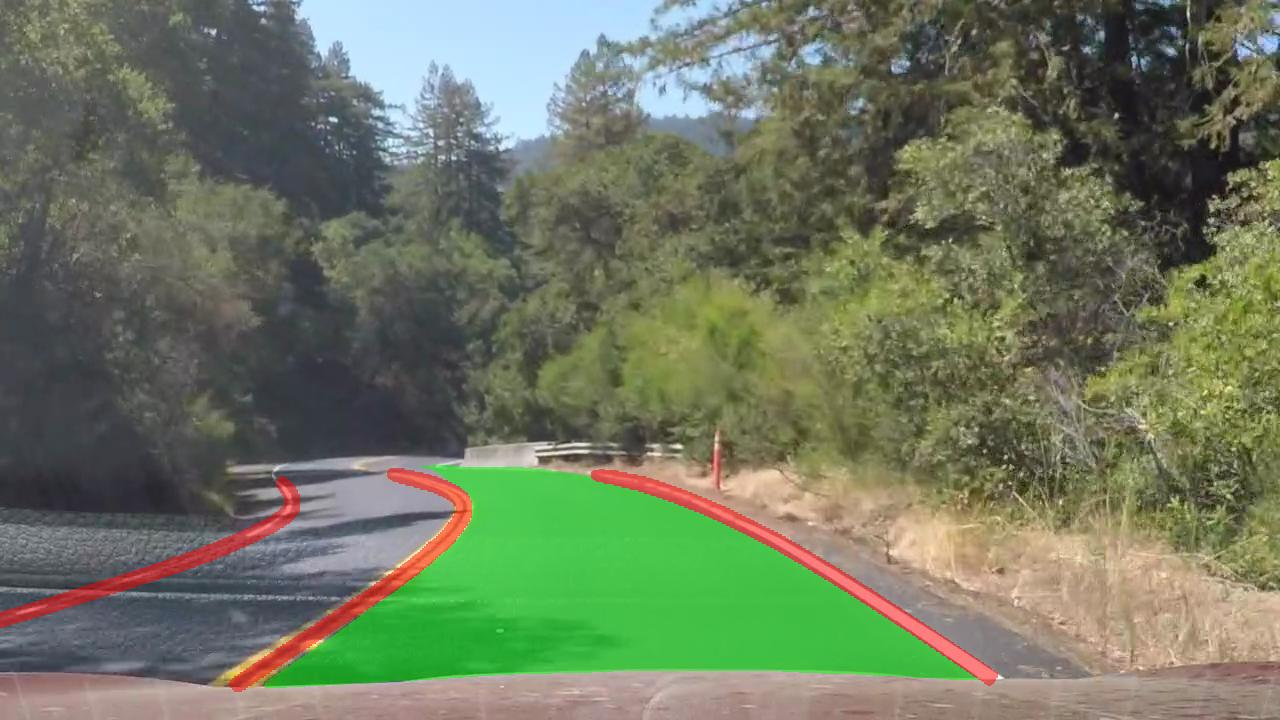
#> input picture ans.jpeg, 1280 x 720 px
$ python -i augmentations.py   (imports and definitions only)
#> lines starting #> are read from the running program, lines starting #| are printed output that depends on the picture
#> further down, picture is the input picture: shape (720, 1280, 3); mean B, G, R 96.3, 120, 111

# -*- coding: utf-8 -*-

import numpy as np
import cv2
import random
import math


def augment_hsv(img, hgain=0.5, sgain=0.5, vgain=0.5):
    """change color hue, saturation, value"""
#> called with hgain = 0.5, sgain = 0.5, vgain = 0.5
    r = np.random.uniform(-1, 1, 3) * [hgain, sgain, vgain] + 1  # random gains
    hue, sat, val = cv2.split(cv2.cvtColor(img, cv2.COLOR_BGR2HSV))
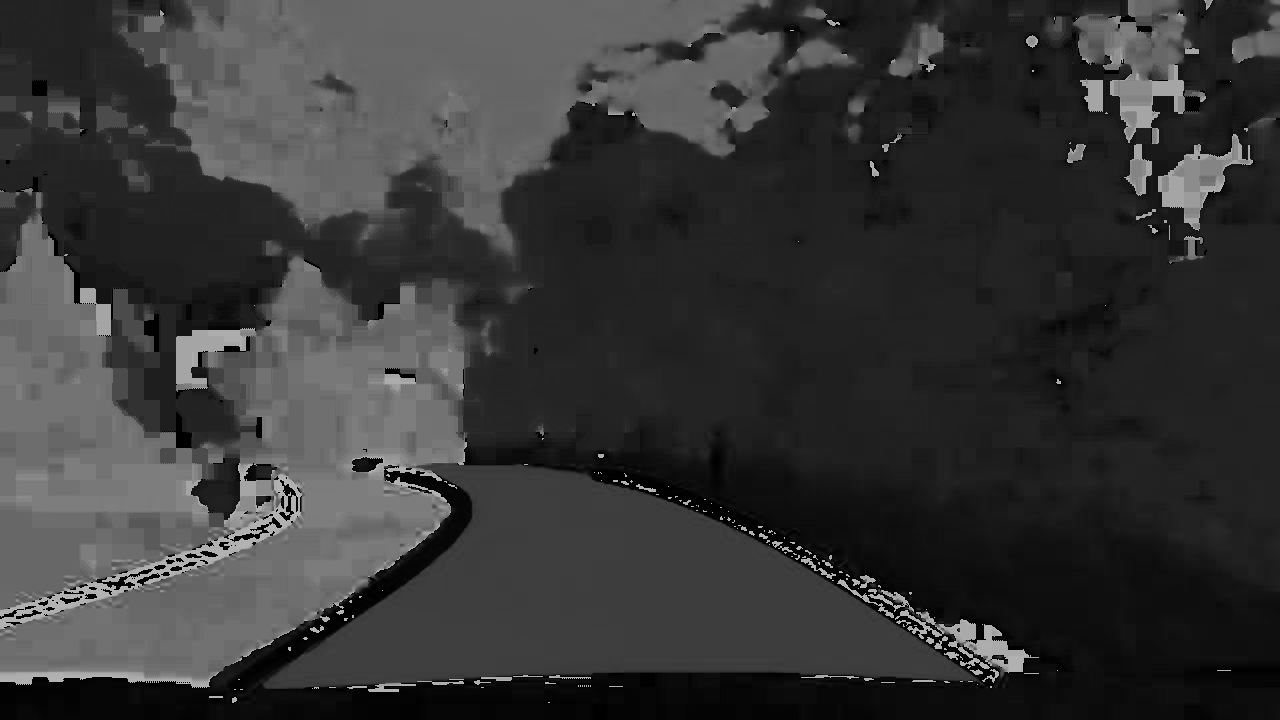
#> hue: shape (720, 1280); min 0, max 179, mean 55.1
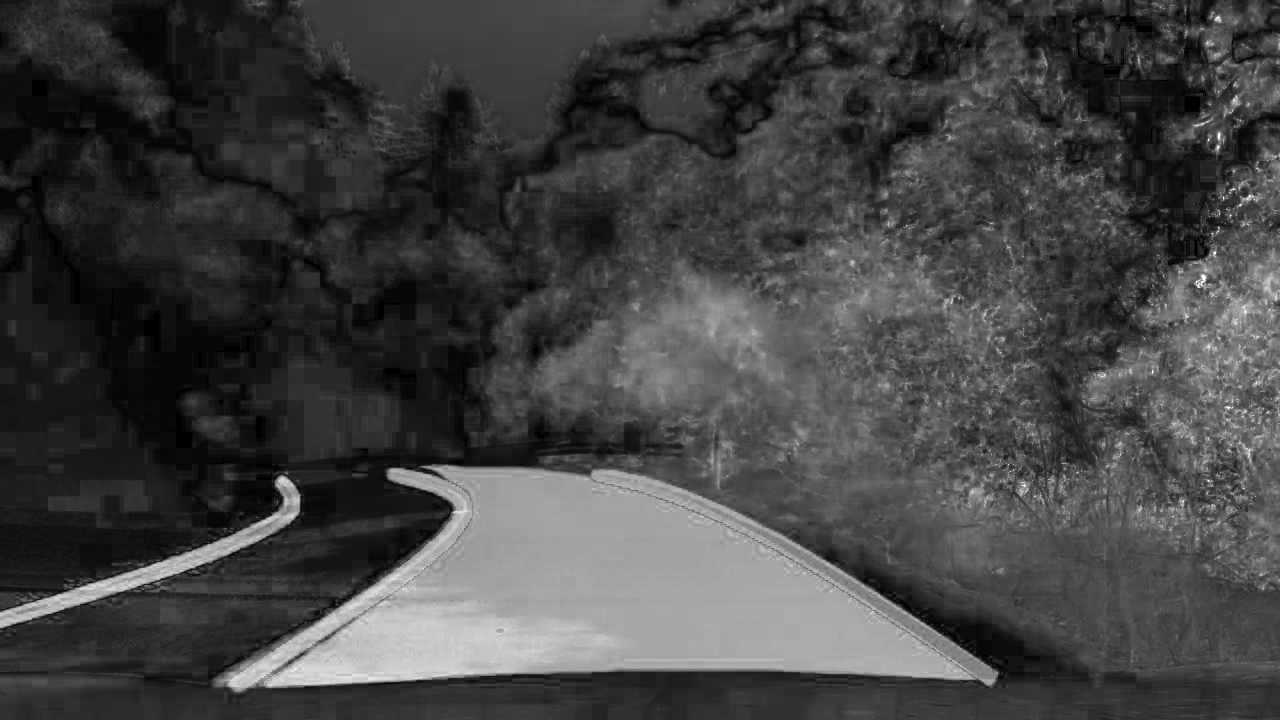
#> sat: shape (720, 1280); min 0, max 255, mean 67
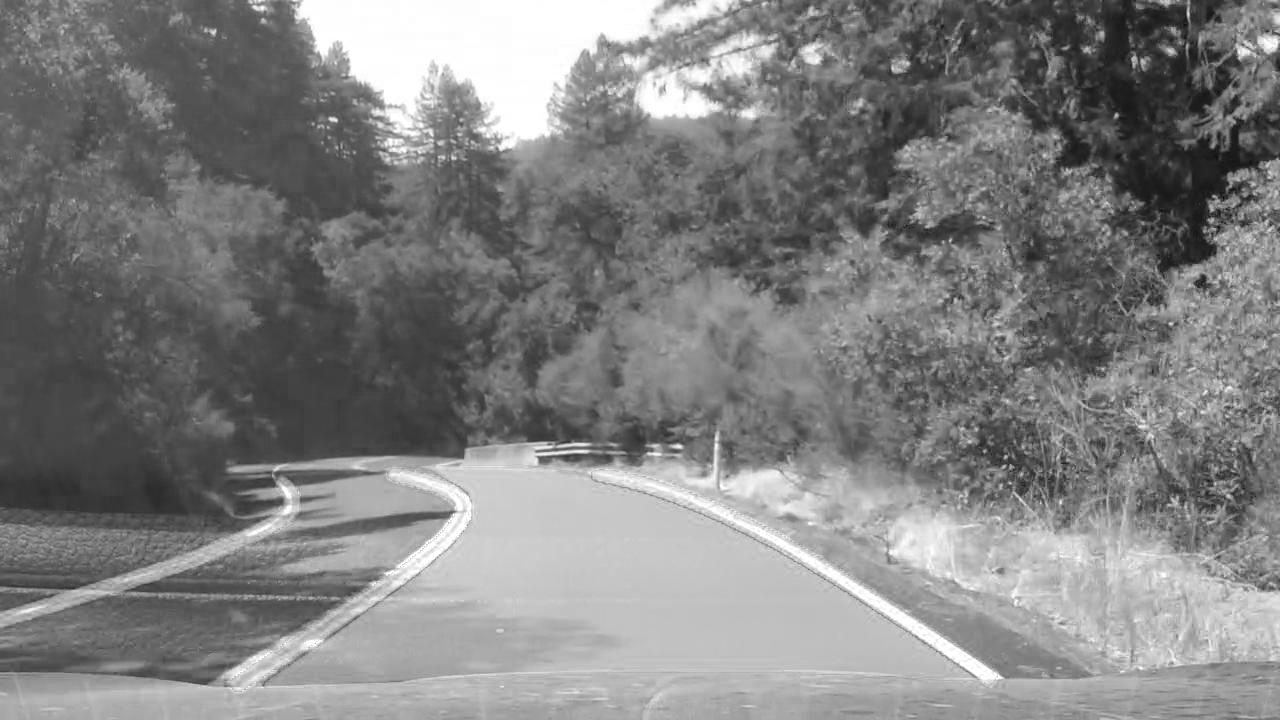
#> val: shape (720, 1280); min 6, max 255, mean 128.9
    dtype = img.dtype  # uint8

    x = np.arange(0, 256, dtype=np.int16)
    lut_hue = ((x * r[0]) % 180).astype(dtype)
    lut_sat = np.clip(x * r[1], 0, 255).astype(dtype)
#> lut_sat = 256 values from 0 to 255
    lut_val = np.clip(x * r[2], 0, 255).astype(dtype)
#> lut_val = 256 values from 0 to 255

    img_hsv = cv2.merge((cv2.LUT(hue, lut_hue), cv2.LUT(sat, lut_sat), cv2.LUT(val, lut_val))).astype(dtype)
#> img_hsv: shape (720, 1280, 3); mean H, S, V 55.2, 80.8, 140.7
    cv2.cvtColor(img_hsv, cv2.COLOR_HSV2BGR, dst=img)  # no return needed
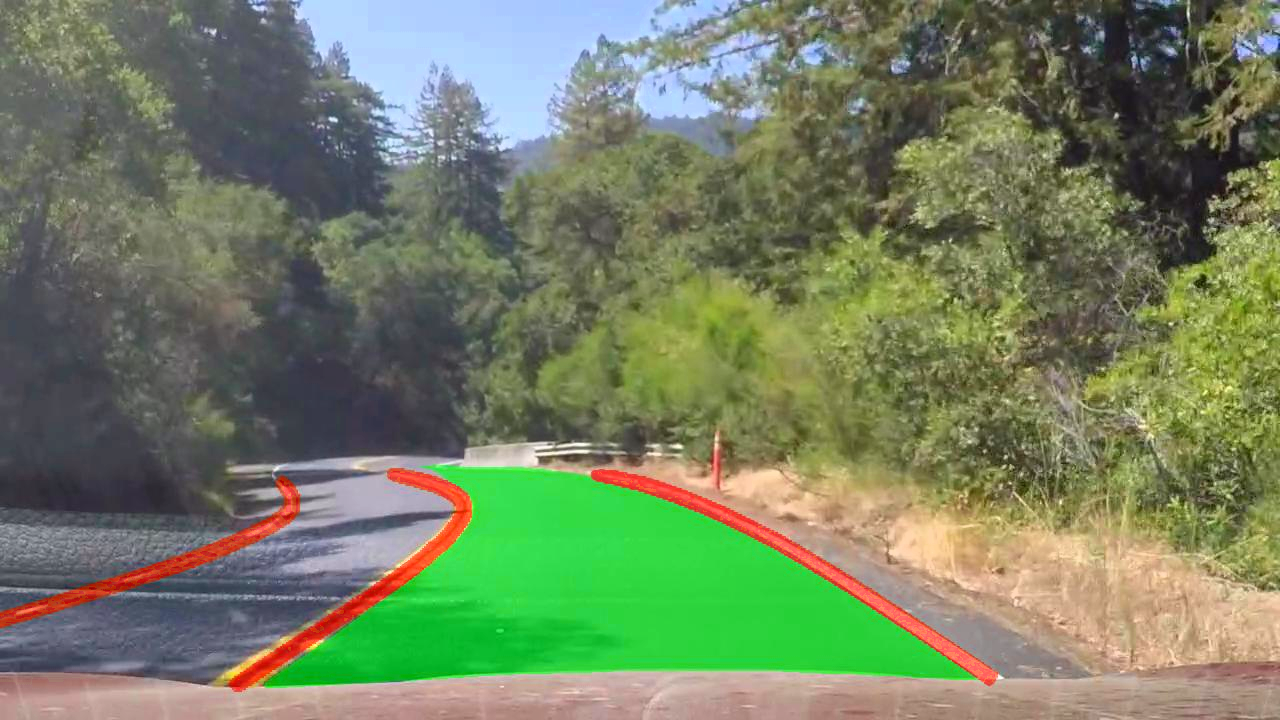
#> img: shape (720, 1280, 3); mean B, G, R 98.2, 128.3, 116.4

    # Histogram equalization
    # if random.random() < 0.2:
    #     for i in range(3):
    #         img[:, :, i] = cv2.equalizeHist(img[:, :, i])


# [228 lines left out: functions random_perspective, cutout, letterbox, letterbox_for_img, _box_candidates, not called in this run]

>>> import cv2
>>> picture = cv2.imread('../../ans.jpeg')
>>> result = augment_hsv(picture)
